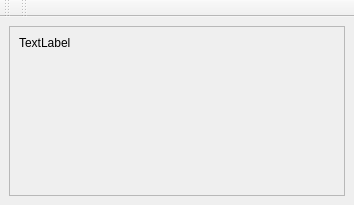
<?xml version="1.0" encoding="UTF-8"?>
<ui version="4.0">
 <class>WindowEditor</class>
 <widget class="QMainWindow" name="WindowEditor">
  <property name="geometry">
   <rect>
    <x>0</x>
    <y>0</y>
    <width>354</width>
    <height>205</height>
   </rect>
  </property>
  <property name="windowTitle">
   <string>MainWindow</string>
  </property>
  <widget class="QWidget" name="centralwidget">
   <layout class="QHBoxLayout" name="horizontalLayout_2">
    <item>
     <widget class="QScrollArea" name="scrollArea">
      <property name="widgetResizable">
       <bool>true</bool>
      </property>
      <widget class="QWidget" name="scrollAreaWidgetContents">
       <property name="geometry">
        <rect>
         <x>0</x>
         <y>0</y>
         <width>334</width>
         <height>174</height>
        </rect>
       </property>
       <layout class="QHBoxLayout" name="horizontalLayout">
        <item>
         <widget class="QLabel" name="label">
          <property name="sizePolicy">
           <sizepolicy hsizetype="Expanding" vsizetype="Preferred">
            <horstretch>0</horstretch>
            <verstretch>0</verstretch>
           </sizepolicy>
          </property>
          <property name="mouseTracking">
           <bool>true</bool>
          </property>
          <property name="text">
           <string>TextLabel</string>
          </property>
          <property name="alignment">
           <set>Qt::AlignLeading|Qt::AlignLeft|Qt::AlignTop</set>
          </property>
         </widget>
        </item>
       </layout>
      </widget>
     </widget>
    </item>
   </layout>
  </widget>
  <widget class="QToolBar" name="toolBarTools">
   <property name="windowTitle">
    <string>toolBar</string>
   </property>
   <attribute name="toolBarArea">
    <enum>TopToolBarArea</enum>
   </attribute>
   <attribute name="toolBarBreak">
    <bool>false</bool>
   </attribute>
  </widget>
  <widget class="QToolBar" name="toolBarOptions">
   <property name="windowTitle">
    <string>toolBar_2</string>
   </property>
   <attribute name="toolBarArea">
    <enum>TopToolBarArea</enum>
   </attribute>
   <attribute name="toolBarBreak">
    <bool>false</bool>
   </attribute>
  </widget>
 </widget>
 <resources/>
 <connections/>
</ui>
